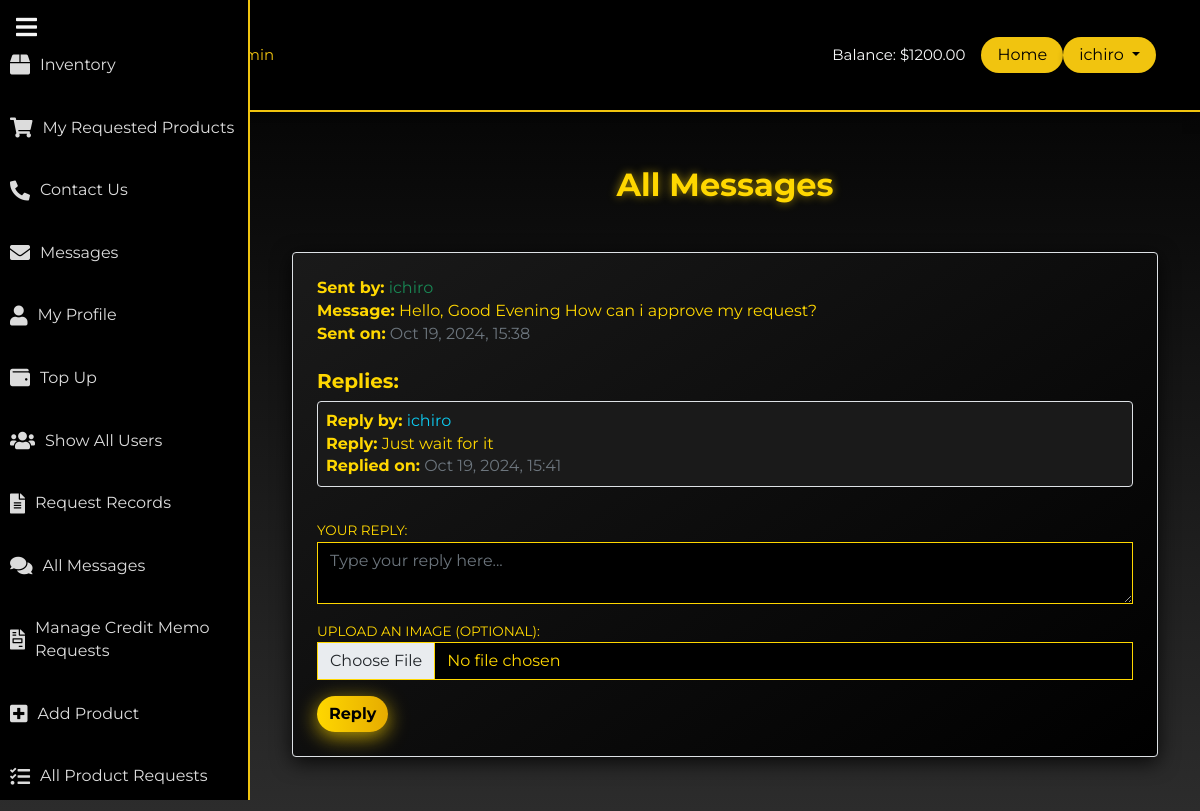
Page /contact/contact/all_messages/ (signed in) on the earlier database version.
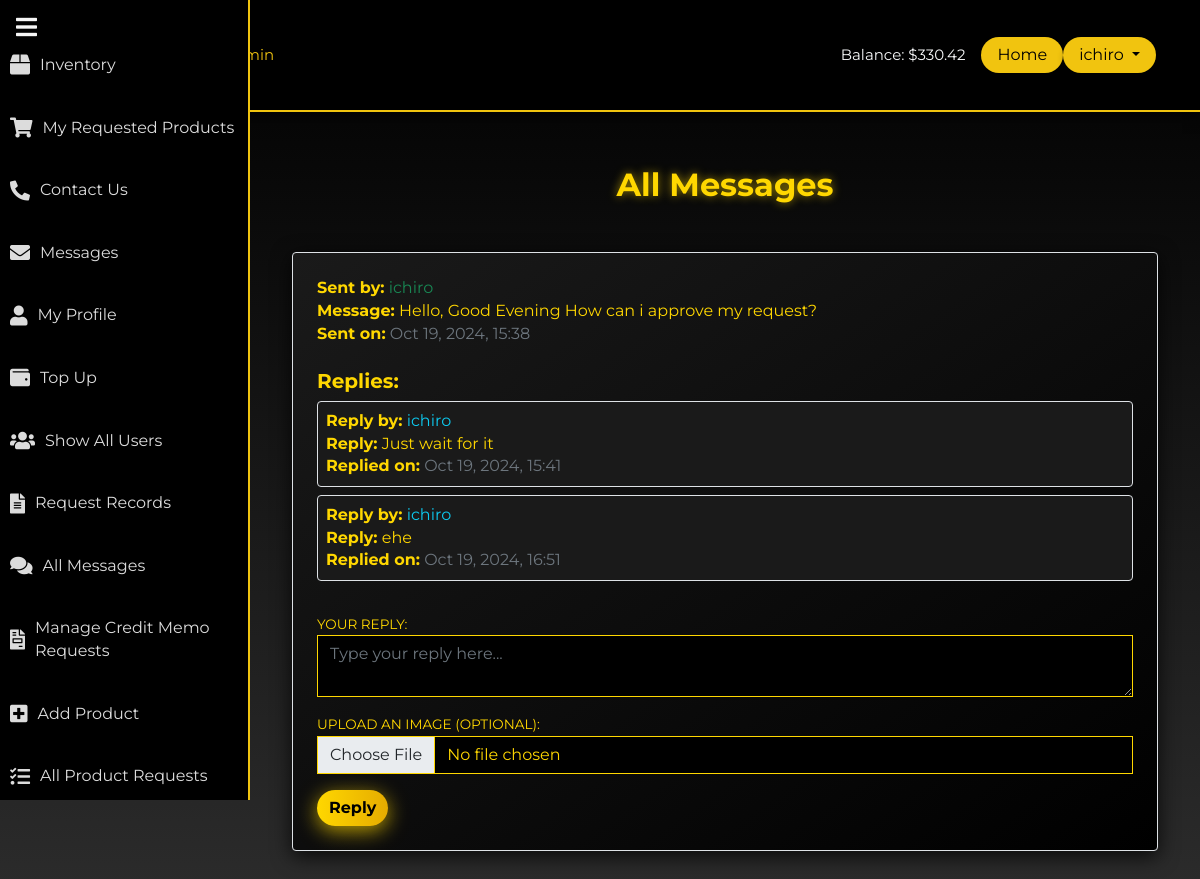
Same page on the later database version.
### myapp/models.py (models this page shows, shortened)
class UserProfile(models.Model):
    user = models.OneToOneField(User, on_delete=models.CASCADE)
    company_name = models.CharField(max_length=255)
    full_name = models.CharField(max_length=255)
    mobile_number = models.CharField(max_length=15)
    business_title = models.CharField(max_length=255)
    balance = models.DecimalField(max_digits=10, decimal_places=2, default=0.00)

### contact/models.py (models this page shows, shortened)
class Message(models.Model):
    user = models.ForeignKey(User, on_delete=models.CASCADE)  # Automatically assigned
    content = models.TextField()
    image = models.ImageField(upload_to='messages/', blank=True, null=True)  # New image field
    created_at = models.DateTimeField(auto_now_add=True)

class Reply(models.Model):
    message = models.ForeignKey(Message, related_name='replies', on_delete=models.CASCADE)  # Link to a specific message
    user = models.ForeignKey(User, on_delete=models.CASCADE)  # User who replied
    content = models.TextField()
    image = models.ImageField(upload_to='replies/', blank=True, null=True)  # New image field
    created_at = models.DateTimeField(auto_now_add=True)

### contact/views.py (the view)
# urls.py: path('contact/all_messages/', all_messages, name='all_messages'),  # Add this line
@login_required
def all_messages(request):
    messages = Message.objects.all().order_by('-created_at')  # Get all messages ordered by created_at
    reply_form = ReplyForm()  # Initialize an empty reply form
    return render(request, 'users/all_messages.html', {'messages': messages, 'reply_form': reply_form})

### contact/forms.py
class ReplyForm(forms.ModelForm):
    class Meta:
        model = Reply
        fields = ['content', 'image']  # Include the image field for the reply

### templates/users/all_messages.html (shortened to what this page needs)
{% extends 'users/base.html' %}
{% block content %}
<div class="container mt-4">
    <h2 class="mb-5 text-center" style="color: #FFD700; font-weight: bold; text-shadow: 0 0 10px rgba(255, 215, 0, 0.6);">All Messages</h2>
    {% if messages %}
        <div class="row">
            <div class="col-md-12">
                <ul class="list-group">
                    {% for message in messages %}
                        <li class="list-group-item mb-4 p-4 border rounded" style="background: linear-gradient(145deg, #1a1a1a, #000); color: #FFD700; box-shadow: 0 5px 20px rgba(0, 0, 0, 0.8);">
                            <div class="mb-3">
                                <strong>Sent by:</strong> <span class="text-success">{{ message.user.username }}</span><br>
                                <strong>Message:</strong> <span>{{ message.content }}</span><br>
                                <strong>Sent on:</strong> <span class="text-muted">{{ message.created_at|date:"M d, Y, H:i" }}</span>
                            </div>
                            {% if message.replies.all %}
                                <h5 class="mt-4" style="color: #FFD700; font-weight: bold;">Replies:</h5>
                                <ul class="list-group mt-2">
                                    {% for reply in message.replies.all %}
                                        <li class="list-group-item mb-2 p-2 border rounded" style="background: #1a1a1a; color: #FFD700;">
                                            <strong>Reply by:</strong> <span class="text-info">{{ reply.user.username }}</span><br>
                                            <strong>Reply:</strong> <span>{{ reply.content }}</span><br>
                                            <strong>Replied on:</strong> <span class="text-muted">{{ reply.created_at|date:"M d, Y, H:i" }}</span>
                                        </li>
                                    {% endfor %}
                                </ul>
                            {% else %}
                                <p class="mt-2 text-muted">No replies yet.</p>
                            {% endif %}
                            <form action="{% url 'add_reply' message.id %}" method="POST" enctype="multipart/form-data" class="mt-4">
                                <div class="form-group">
                                    <label for="reply-content" style="color: #FFD700;">Your Reply:</label>
                                    <textarea name="content" class="form-control" style="background: #000; color: #FFD700; border: 1px solid #FFD700;" placeholder="Type your reply here..." required></textarea>
                                </div>
                                <div class="form-group mt-3">
                                    <label for="image" style="color: #FFD700;">Upload an image (optional):</label>
                                    <input type="file" name="image" accept="image/*" class="form-control" style="background: #000; color: #FFD700; border: 1px solid #FFD700;">
                                </div>
                                <button type="submit" class="btn btn-primary mt-3" style="background: linear-gradient(to right, #FFD700, #e6ac00); color: black; border: none; border-radius: 30px; font-weight: bold; box-shadow: 0 5px 20px rgba(255, 215, 0, 0.7);">
                                    Reply
                                </button>
                            </form>
                        </li>
                    {% endfor %}
                </ul>
            </div>
        </div>
    {% else %}
        <p class="text-center text-muted">No messages found.</p>
    {% endif %}
</div>
{% endblock %}

### templates/users/base.html (shortened to what this page needs)
<!doctype html>
{% load static %}
<html lang="en">
<head>
    <link href="https://cdn.jsdelivr.net/npm/bootstrap@5.0.0-beta3/dist/css/bootstrap.min.css" rel="stylesheet">
    <link rel="stylesheet" href="{% static 'users/css/main.css' %}" type="text/css">
    <link rel="stylesheet" href="https://cdnjs.cloudflare.com/ajax/libs/font-awesome/5.15.4/css/all.min.css">
</head>
<body>
<nav class="navbar navbar-expand-lg" id="main-navbar">
    <div class="container">
        <a class="navbar-brand" href="{% url 'home' %}">
        </a>
        <div class="collapse navbar-collapse" id="navbarNavAltMarkup">
            <div class="navbar-nav">
                {% if user.is_superuser %}
                    <a class="nav-link active" href="#">Homepage Admin</a>
                {% else %}
                    <a class="nav-link active" href="#">Homepage</a>
                {% endif %}
            </div>
            <div class="d-flex align-items-center ms-auto" id="authstyle">
                {% if user.is_authenticated %}
                    {% with user_profile=user.userprofile %}
                        <span class="text-light me-3">Balance: ${{ user_profile.balance }}</span>
                    {% endwith %}
<a href="{% url 'homepage' %}" class="btn" style="background-color: #f1c40f; color: #000000; border-radius: 30px; padding: 5px 15px; box-shadow: 0 4px 6px rgba(0, 0, 0, 0.2);">Home</a>
<div class="dropdown">
    <button class="btn dropdown-toggle" type="button" id="dropdownMenuButton" data-bs-toggle="dropdown" aria-expanded="false" style="background-color: #f1c40f; color: #000000; border-radius: 30px; padding: 5px 15px; box-shadow: 0 4px 6px rgba(0, 0, 0, 0.2);">
        {{ user.username }}
    </button>
</div>
                {% endif %}
            </div>
        </div>
    </div>
</nav>
{% if user.is_authenticated %}
<div class="sidebar" id="sidebar">
    <button class="toggle-sidebar" onclick="toggleSidebar()">
        <i class="fas fa-bars"></i>
    </button>
    <ul class="nav flex-column mt-4">
        <li class="nav-item"><a class="nav-link" href="{% url 'inventory' %}"><i class="fas fa-box"></i> <span>Inventory</span></a></li>
        <li class="nav-item"><a class="nav-link" href="{% url 'view_requested_products' %}"><i class="fas fa-shopping-cart"></i> <span>My Requested Products</span></a></li>
        <li class="nav-item"><a class="nav-link" href="{% url 'contact' %}"><i class="fas fa-phone-alt"></i> <span>Contact Us</span></a></li>
        <li class="nav-item"><a class="nav-link" href="{% url 'messages_user' %}"><i class="fas fa-envelope"></i> <span>Messages</span></a></li>
        <li class="nav-item"><a class="nav-link" href="{% url 'profile' %}"><i class="fas fa-user"></i> <span>My Profile</span></a></li>
        <li class="nav-item"><a class="nav-link" href="{% url 'cash_in' %}"><i class="fas fa-wallet"></i> <span>Top Up</span></a></li>
                {% endif %}
        {% if user.is_superuser %}
            <li class="nav-item"><a class="nav-link" href="{% url 'show_all_users' %}"><i class="fas fa-users"></i> <span>Show All Users</span></a></li>
            <li class="nav-item"><a class="nav-link" href="{% url 'admin_page' %}"><i class="fas fa-file-alt"></i> <span>Request Records</span></a></li>
            <li class="nav-item"><a class="nav-link" href="{% url 'all_messages' %}"><i class="fas fa-comments"></i> <span>All Messages</span></a></li>
            <li class="nav-item"><a class="nav-link" href="{% url 'manage_credit_memo_requests' %}"><i class="fas fa-file-invoice"></i> <span>Manage Credit Memo Requests</span></a></li>
            <li class="nav-item"><a class="nav-link" href="{% url 'add_product' %}"><i class="fas fa-plus-square"></i> <span>Add Product</span></a></li>
            <li class="nav-item"><a class="nav-link" href="{% url 'all_product_requests' %}"><i class="fas fa-tasks"></i> <span>All Product Requests</span></a></li>
        {% endif %}
    </ul>
</div>
<div class="main-content" id="main-content">
    {% block content %}{% endblock %}
</div>
</body>
</html>

Differences in the rows shown:
changed UserProfile: balance "1200.00" → "330.42"
added Reply: user.username "ichiro", content "ehe", created_at "Oct 19, 2024, 16:51"
